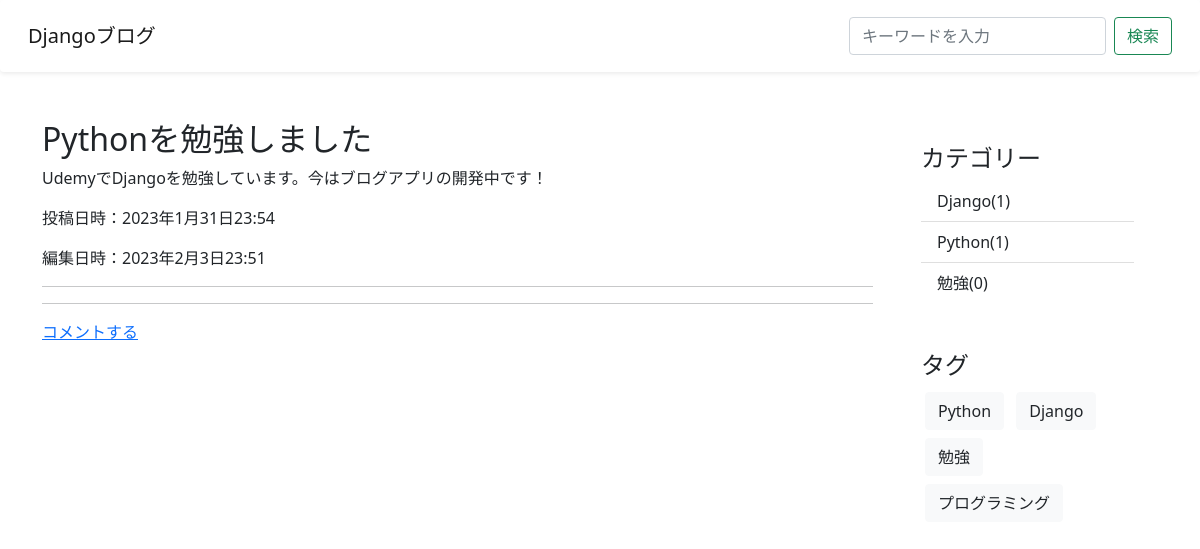
The app's page /post/1/ with its own data.
### blog/models.py (models this page shows, shortened)
class Task(models.Model):
    title = models.CharField(verbose_name="タイトル", max_length=200)
    content = models.TextField(verbose_name="本文")
    image = models.ImageField(verbose_name="画像", upload_to="uploads/", null=True, blank=True)
    created_at = models.DateTimeField(verbose_name="作成日", auto_now_add=True)
    updated_at = models.DateTimeField(verbose_name="更新日", auto_now=True)
    is_published = models.BooleanField(verbose_name="公開設定", default=False)
    category = models.ForeignKey(Category, verbose_name="カテゴリー", on_delete=models.PROTECT, null=True, blank=True)
    tag = models.ManyToManyField(Tag, verbose_name="タグ", blank=True)
    class Meta:
        verbose_name = "記事"
        verbose_name_plural = "記事"

class Category(models.Model):
    name = models.CharField(verbose_name="カテゴリー", max_length=255)
    slug = models.SlugField(verbose_name="URL", unique=True)
    class Meta:
        verbose_name = "カテゴリー"
        verbose_name_plural = "カテゴリー"

class Tag(models.Model):
    name = models.CharField(verbose_name="タグ", max_length=255)
    slug = models.SlugField(verbose_name="URL", unique=True)
    class Meta:
        verbose_name = "タグ"
        verbose_name_plural = "タグ"

### blog/views.py (the view)
# urls.py: path("post/<int:pk>/", BlogDetailView.as_view(), name="post-detail"),
class BlogDetailView(DetailView):
    model = Task
    template_name = "blog/post_detail.html"
    def get_object(self, queryset=None):
        post = super().get_object(queryset)
        if post.is_published or self.request.user.is_authenticated:
            return post
        else:
            raise Http404

### blog/context_processors.py (called while the page is built)
def common(request):
    context = {
        "categories": Category.objects.annotate(
            count = Count("task", Q(task__is_published=True))
        ),
        "tags": Tag.objects.all()
    }
    return context

### blog/templates/blog/post_detail.html
{% extends "blog/base.html" %}
{% block content %}
    <div class="row">
        <div class="col-9">
            <div class="article-area">
                <h2>{{ object.title }}</h2>
                <p>{{ object.content }}</p>
                <p>投稿日時：{{ object.created_at }}</p>
                <p>編集日時：{{ object.updated_at }}</p>
            </div>
            {% include "blog/snippets/comments.html" %}
            <hr>
            <a href="{% url "comment" object.pk %}">コメントする</a>
        </div>
        <div class="col-3">
            {% include "blog/snippets/sidebar.html" %}
        </div>
    </div>
{% endblock content %}

### blog/templates/blog/snippets/sidebar.html
<div class="p-4 category">
    <h4>カテゴリー</h4>
    <ul class="list-group list-group-flush">
        {% for category in categories %}
            <li class="list-group-item">
                <a href="{% url "category-post-list" category.slug %}">
                    {{ category.name }}({{ category.count }})
                </a>
            </li>
        {% endfor %}
    </ul>
</div>
<div class="p-4">
    <h4>タグ</h4>
    {% for tag in tags %}
        <a class="btn btn-light bg-light text-dark m-1" href="{% url "tag-post-list" tag.slug %}">
            {{ tag.name }}
        </a>
    {% endfor %}
</div>

### blog/static/blog/css/style.css (style rules this page uses)
div.category > ul > li a { color: #212529; text-decoration: none; }

### records on screen
Task: title "Pythonを勉強しました", content "UdemyでDjangoを勉強しています。今はブログアプリの開発中です！", created_at "2023年1月31日23:54", updated_at "2023年2月3日23:51"
Category: name "Django", count "1"
Category: name "Python", count "1"
Category: name "勉強", count "0"
Tag: name "Python"
Tag: name "Django"
Tag: name "勉強"
Tag: name "プログラミング"
